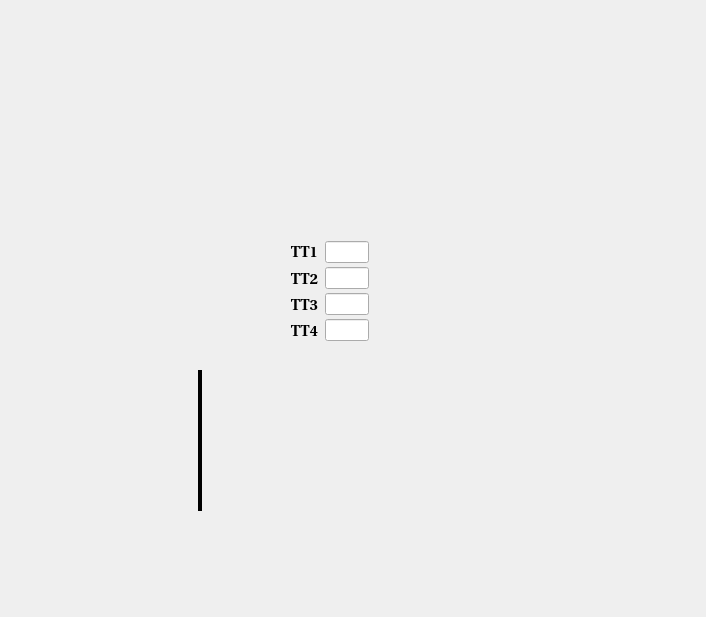
<?xml version="1.0" encoding="UTF-8"?>
<ui version="4.0">
 <class>Form</class>
 <widget class="QWidget" name="Form">
  <property name="geometry">
   <rect>
    <x>0</x>
    <y>0</y>
    <width>706</width>
    <height>617</height>
   </rect>
  </property>
  <property name="windowTitle">
   <string>Form</string>
  </property>
  <widget class="QLabel" name="label_28">
   <property name="geometry">
    <rect>
     <x>260</x>
     <y>190</y>
     <width>20</width>
     <height>20</height>
    </rect>
   </property>
   <property name="maximumSize">
    <size>
     <width>31</width>
     <height>50</height>
    </size>
   </property>
   <property name="styleSheet">
    <string notr="true">background-color: transparent;
</string>
   </property>
   <property name="text">
    <string/>
   </property>
   <property name="pixmap">
    <pixmap>images/retangulo_vermelho_v2.png</pixmap>
   </property>
   <property name="scaledContents">
    <bool>true</bool>
   </property>
   <property name="alignment">
    <set>Qt::AlignCenter</set>
   </property>
  </widget>
  <widget class="QLabel" name="label_12">
   <property name="geometry">
    <rect>
     <x>100</x>
     <y>50</y>
     <width>5</width>
     <height>81</height>
    </rect>
   </property>
   <property name="maximumSize">
    <size>
     <width>5</width>
     <height>250</height>
    </size>
   </property>
   <property name="text">
    <string/>
   </property>
   <property name="pixmap">
    <pixmap>images/barra_preta_v2.png</pixmap>
   </property>
   <property name="scaledContents">
    <bool>true</bool>
   </property>
   <property name="alignment">
    <set>Qt::AlignCenter</set>
   </property>
  </widget>
  <widget class="QLabel" name="label_20">
   <property name="geometry">
    <rect>
     <x>150</x>
     <y>305</y>
     <width>31</width>
     <height>31</height>
    </rect>
   </property>
   <property name="maximumSize">
    <size>
     <width>31</width>
     <height>31</height>
    </size>
   </property>
   <property name="styleSheet">
    <string notr="true">background-color: transparent;
</string>
   </property>
   <property name="text">
    <string/>
   </property>
   <property name="pixmap">
    <pixmap>images/retangulo_verde_v2.png</pixmap>
   </property>
   <property name="scaledContents">
    <bool>true</bool>
   </property>
   <property name="alignment">
    <set>Qt::AlignCenter</set>
   </property>
  </widget>
  <widget class="QLabel" name="label_5">
   <property name="geometry">
    <rect>
     <x>80</x>
     <y>180</y>
     <width>121</width>
     <height>16</height>
    </rect>
   </property>
   <property name="text">
    <string/>
   </property>
   <property name="pixmap">
    <pixmap>images/barra_verde_v2.png</pixmap>
   </property>
   <property name="scaledContents">
    <bool>true</bool>
   </property>
  </widget>
  <widget class="QLabel" name="label_53">
   <property name="geometry">
    <rect>
     <x>10</x>
     <y>28</y>
     <width>20</width>
     <height>20</height>
    </rect>
   </property>
   <property name="sizePolicy">
    <sizepolicy hsizetype="Preferred" vsizetype="Preferred">
     <horstretch>0</horstretch>
     <verstretch>0</verstretch>
    </sizepolicy>
   </property>
   <property name="minimumSize">
    <size>
     <width>20</width>
     <height>20</height>
    </size>
   </property>
   <property name="maximumSize">
    <size>
     <width>20</width>
     <height>20</height>
    </size>
   </property>
   <property name="styleSheet">
    <string notr="true">background-color: transparent;</string>
   </property>
   <property name="text">
    <string/>
   </property>
   <property name="pixmap">
    <pixmap>images/circulo_vermelho_v2.png</pixmap>
   </property>
   <property name="scaledContents">
    <bool>true</bool>
   </property>
   <property name="alignment">
    <set>Qt::AlignCenter</set>
   </property>
  </widget>
  <widget class="Line" name="line_2">
   <property name="geometry">
    <rect>
     <x>180</x>
     <y>370</y>
     <width>41</width>
     <height>141</height>
    </rect>
   </property>
   <property name="sizePolicy">
    <sizepolicy hsizetype="Fixed" vsizetype="Maximum">
     <horstretch>0</horstretch>
     <verstretch>0</verstretch>
    </sizepolicy>
   </property>
   <property name="minimumSize">
    <size>
     <width>16</width>
     <height>10</height>
    </size>
   </property>
   <property name="maximumSize">
    <size>
     <width>16777215</width>
     <height>150</height>
    </size>
   </property>
   <property name="styleSheet">
    <string notr="true">background-color: transparent;
</string>
   </property>
   <property name="frameShadow">
    <enum>QFrame::Plain</enum>
   </property>
   <property name="lineWidth">
    <number>4</number>
   </property>
   <property name="orientation">
    <enum>Qt::Vertical</enum>
   </property>
  </widget>
  <widget class="QLabel" name="label_23">
   <property name="geometry">
    <rect>
     <x>420</x>
     <y>370</y>
     <width>41</width>
     <height>41</height>
    </rect>
   </property>
   <property name="minimumSize">
    <size>
     <width>41</width>
     <height>41</height>
    </size>
   </property>
   <property name="text">
    <string/>
   </property>
   <property name="pixmap">
    <pixmap>images/mask.png</pixmap>
   </property>
   <property name="scaledContents">
    <bool>true</bool>
   </property>
  </widget>
  <widget class="QLabel" name="label_30">
   <property name="geometry">
    <rect>
     <x>90</x>
     <y>20</y>
     <width>31</width>
     <height>31</height>
    </rect>
   </property>
   <property name="maximumSize">
    <size>
     <width>31</width>
     <height>31</height>
    </size>
   </property>
   <property name="styleSheet">
    <string notr="true">background-color: transparent;</string>
   </property>
   <property name="text">
    <string/>
   </property>
   <property name="pixmap">
    <pixmap>images/circulo_vermelho_v2.png</pixmap>
   </property>
   <property name="scaledContents">
    <bool>true</bool>
   </property>
   <property name="alignment">
    <set>Qt::AlignCenter</set>
   </property>
  </widget>
  <widget class="QWidget" name="layoutWidget">
   <property name="geometry">
    <rect>
     <x>160</x>
     <y>550</y>
     <width>131</width>
     <height>22</height>
    </rect>
   </property>
   <layout class="QHBoxLayout" name="horizontalLayout_2">
    <property name="spacing">
     <number>0</number>
    </property>
    <item>
     <widget class="QLabel" name="label_13">
      <property name="sizePolicy">
       <sizepolicy hsizetype="Preferred" vsizetype="Fixed">
        <horstretch>0</horstretch>
        <verstretch>0</verstretch>
       </sizepolicy>
      </property>
      <property name="minimumSize">
       <size>
        <width>3</width>
        <height>2</height>
       </size>
      </property>
      <property name="maximumSize">
       <size>
        <width>200</width>
        <height>2</height>
       </size>
      </property>
      <property name="text">
       <string/>
      </property>
      <property name="pixmap">
       <pixmap>images/barra_preta_v2.png</pixmap>
      </property>
      <property name="scaledContents">
       <bool>true</bool>
      </property>
     </widget>
    </item>
    <item>
     <widget class="QLabel" name="label_14">
      <property name="minimumSize">
       <size>
        <width>30</width>
        <height>20</height>
       </size>
      </property>
      <property name="maximumSize">
       <size>
        <width>30</width>
        <height>20</height>
       </size>
      </property>
      <property name="text">
       <string/>
      </property>
      <property name="pixmap">
       <pixmap>images/valvula_vermelha_v2.png</pixmap>
      </property>
      <property name="scaledContents">
       <bool>true</bool>
      </property>
      <property name="alignment">
       <set>Qt::AlignCenter</set>
      </property>
      <property name="buddy">
       <cstring>GV1</cstring>
      </property>
     </widget>
    </item>
    <item>
     <widget class="QLabel" name="label_33">
      <property name="sizePolicy">
       <sizepolicy hsizetype="Preferred" vsizetype="Fixed">
        <horstretch>0</horstretch>
        <verstretch>0</verstretch>
       </sizepolicy>
      </property>
      <property name="minimumSize">
       <size>
        <width>3</width>
        <height>2</height>
       </size>
      </property>
      <property name="maximumSize">
       <size>
        <width>200</width>
        <height>2</height>
       </size>
      </property>
      <property name="text">
       <string/>
      </property>
      <property name="pixmap">
       <pixmap>images/barra_preta_v2.png</pixmap>
      </property>
      <property name="scaledContents">
       <bool>true</bool>
      </property>
     </widget>
    </item>
    <item>
     <widget class="QLabel" name="label_29">
      <property name="minimumSize">
       <size>
        <width>30</width>
        <height>20</height>
       </size>
      </property>
      <property name="maximumSize">
       <size>
        <width>30</width>
        <height>20</height>
       </size>
      </property>
      <property name="text">
       <string/>
      </property>
      <property name="pixmap">
       <pixmap>images/valvula_vermelha_v2.png</pixmap>
      </property>
      <property name="scaledContents">
       <bool>true</bool>
      </property>
      <property name="alignment">
       <set>Qt::AlignCenter</set>
      </property>
      <property name="buddy">
       <cstring>GV1</cstring>
      </property>
     </widget>
    </item>
    <item>
     <widget class="QLabel" name="label_19">
      <property name="sizePolicy">
       <sizepolicy hsizetype="Preferred" vsizetype="Fixed">
        <horstretch>0</horstretch>
        <verstretch>0</verstretch>
       </sizepolicy>
      </property>
      <property name="minimumSize">
       <size>
        <width>3</width>
        <height>2</height>
       </size>
      </property>
      <property name="maximumSize">
       <size>
        <width>200</width>
        <height>2</height>
       </size>
      </property>
      <property name="text">
       <string/>
      </property>
      <property name="pixmap">
       <pixmap>images/barra_preta_v2.png</pixmap>
      </property>
      <property name="scaledContents">
       <bool>true</bool>
      </property>
     </widget>
    </item>
   </layout>
  </widget>
  <widget class="QLabel" name="label_16">
   <property name="geometry">
    <rect>
     <x>50</x>
     <y>300</y>
     <width>61</width>
     <height>41</height>
    </rect>
   </property>
   <property name="sizePolicy">
    <sizepolicy hsizetype="Preferred" vsizetype="Preferred">
     <horstretch>0</horstretch>
     <verstretch>0</verstretch>
    </sizepolicy>
   </property>
   <property name="maximumSize">
    <size>
     <width>61</width>
     <height>41</height>
    </size>
   </property>
   <property name="styleSheet">
    <string notr="true">background-color: transparent;</string>
   </property>
   <property name="text">
    <string/>
   </property>
   <property name="pixmap">
    <pixmap>images/valvula_verde_v2.png</pixmap>
   </property>
   <property name="scaledContents">
    <bool>true</bool>
   </property>
  </widget>
  <widget class="QLabel" name="label_9">
   <property name="geometry">
    <rect>
     <x>290</x>
     <y>60</y>
     <width>64</width>
     <height>2</height>
    </rect>
   </property>
   <property name="sizePolicy">
    <sizepolicy hsizetype="Preferred" vsizetype="Fixed">
     <horstretch>0</horstretch>
     <verstretch>0</verstretch>
    </sizepolicy>
   </property>
   <property name="minimumSize">
    <size>
     <width>3</width>
     <height>2</height>
    </size>
   </property>
   <property name="maximumSize">
    <size>
     <width>200</width>
     <height>5</height>
    </size>
   </property>
   <property name="text">
    <string/>
   </property>
   <property name="pixmap">
    <pixmap>images/barra_preta_v2.png</pixmap>
   </property>
   <property name="scaledContents">
    <bool>true</bool>
   </property>
  </widget>
  <widget class="QLabel" name="label_40">
   <property name="geometry">
    <rect>
     <x>50</x>
     <y>380</y>
     <width>2</width>
     <height>150</height>
    </rect>
   </property>
   <property name="minimumSize">
    <size>
     <width>2</width>
     <height>50</height>
    </size>
   </property>
   <property name="maximumSize">
    <size>
     <width>2</width>
     <height>150</height>
    </size>
   </property>
   <property name="text">
    <string/>
   </property>
   <property name="pixmap">
    <pixmap>images/barra_preta_v2.png</pixmap>
   </property>
   <property name="scaledContents">
    <bool>true</bool>
   </property>
  </widget>
  <widget class="QLabel" name="label_7">
   <property name="geometry">
    <rect>
     <x>270</x>
     <y>50</y>
     <width>30</width>
     <height>20</height>
    </rect>
   </property>
   <property name="minimumSize">
    <size>
     <width>30</width>
     <height>20</height>
    </size>
   </property>
   <property name="maximumSize">
    <size>
     <width>30</width>
     <height>20</height>
    </size>
   </property>
   <property name="text">
    <string/>
   </property>
   <property name="pixmap">
    <pixmap>images/valvula_vermelha_v2.png</pixmap>
   </property>
   <property name="scaledContents">
    <bool>true</bool>
   </property>
   <property name="alignment">
    <set>Qt::AlignCenter</set>
   </property>
   <property name="buddy">
    <cstring>GV1</cstring>
   </property>
  </widget>
  <widget class="QLabel" name="label_25">
   <property name="geometry">
    <rect>
     <x>185</x>
     <y>240</y>
     <width>51</width>
     <height>51</height>
    </rect>
   </property>
   <property name="maximumSize">
    <size>
     <width>51</width>
     <height>51</height>
    </size>
   </property>
   <property name="text">
    <string/>
   </property>
   <property name="pixmap">
    <pixmap>images/gamma_shutter_open.png</pixmap>
   </property>
   <property name="scaledContents">
    <bool>true</bool>
   </property>
  </widget>
  <widget class="QWidget" name="layoutWidget_2">
   <property name="geometry">
    <rect>
     <x>290</x>
     <y>240</y>
     <width>101</width>
     <height>103</height>
    </rect>
   </property>
   <layout class="QHBoxLayout" name="horizontalLayout_10">
    <item>
     <layout class="QVBoxLayout" name="verticalLayout_9">
      <property name="spacing">
       <number>2</number>
      </property>
      <item>
       <widget class="QLabel" name="label_49">
        <property name="font">
         <font>
          <family>Utopia</family>
          <pointsize>11</pointsize>
          <weight>75</weight>
          <bold>true</bold>
         </font>
        </property>
        <property name="text">
         <string>TT1</string>
        </property>
        <property name="alignment">
         <set>Qt::AlignCenter</set>
        </property>
       </widget>
      </item>
      <item>
       <widget class="QLabel" name="label_50">
        <property name="font">
         <font>
          <family>Utopia</family>
          <pointsize>11</pointsize>
          <weight>75</weight>
          <bold>true</bold>
         </font>
        </property>
        <property name="text">
         <string>TT2</string>
        </property>
        <property name="alignment">
         <set>Qt::AlignCenter</set>
        </property>
       </widget>
      </item>
      <item>
       <widget class="QLabel" name="label_51">
        <property name="font">
         <font>
          <family>Utopia</family>
          <pointsize>11</pointsize>
          <weight>75</weight>
          <bold>true</bold>
         </font>
        </property>
        <property name="text">
         <string>TT3</string>
        </property>
        <property name="alignment">
         <set>Qt::AlignCenter</set>
        </property>
       </widget>
      </item>
      <item>
       <widget class="QLabel" name="label_52">
        <property name="font">
         <font>
          <family>Utopia</family>
          <pointsize>11</pointsize>
          <weight>75</weight>
          <bold>true</bold>
         </font>
        </property>
        <property name="text">
         <string>TT4</string>
        </property>
        <property name="alignment">
         <set>Qt::AlignCenter</set>
        </property>
       </widget>
      </item>
     </layout>
    </item>
    <item>
     <layout class="QHBoxLayout" name="horizontalLayout_9">
      <property name="spacing">
       <number>2</number>
      </property>
      <item>
       <layout class="QVBoxLayout" name="verticalLayout_6">
        <property name="spacing">
         <number>3</number>
        </property>
        <item>
         <widget class="PyDMLineEdit" name="PyDMLineEdit">
          <property name="toolTip">
           <string/>
          </property>
          <property name="whatsThis">
           <string>
    Writeable text field to send and display channel values
    </string>
          </property>
          <property name="readOnly">
           <bool>true</bool>
          </property>
         </widget>
        </item>
        <item>
         <widget class="PyDMLineEdit" name="PyDMLineEdit_2">
          <property name="toolTip">
           <string/>
          </property>
          <property name="whatsThis">
           <string>
    Writeable text field to send and display channel values
    </string>
          </property>
          <property name="readOnly">
           <bool>true</bool>
          </property>
         </widget>
        </item>
        <item>
         <widget class="PyDMLineEdit" name="PyDMLineEdit_3">
          <property name="toolTip">
           <string/>
          </property>
          <property name="whatsThis">
           <string>
    Writeable text field to send and display channel values
    </string>
          </property>
          <property name="readOnly">
           <bool>true</bool>
          </property>
         </widget>
        </item>
        <item>
         <widget class="PyDMLineEdit" name="PyDMLineEdit_4">
          <property name="toolTip">
           <string/>
          </property>
          <property name="whatsThis">
           <string>
    Writeable text field to send and display channel values
    </string>
          </property>
          <property name="readOnly">
           <bool>true</bool>
          </property>
         </widget>
        </item>
       </layout>
      </item>
      <item>
       <layout class="QVBoxLayout" name="verticalLayout_7">
        <property name="spacing">
         <number>1</number>
        </property>
        <property name="sizeConstraint">
         <enum>QLayout::SetDefaultConstraint</enum>
        </property>
        <item>
         <widget class="QLabel" name="label_41">
          <property name="sizePolicy">
           <sizepolicy hsizetype="Preferred" vsizetype="Preferred">
            <horstretch>0</horstretch>
            <verstretch>0</verstretch>
           </sizepolicy>
          </property>
          <property name="minimumSize">
           <size>
            <width>20</width>
            <height>20</height>
           </size>
          </property>
          <property name="maximumSize">
           <size>
            <width>20</width>
            <height>20</height>
           </size>
          </property>
          <property name="styleSheet">
           <string notr="true">background-color: transparent;</string>
          </property>
          <property name="text">
           <string/>
          </property>
          <property name="pixmap">
           <pixmap>images/led_red.png</pixmap>
          </property>
          <property name="scaledContents">
           <bool>true</bool>
          </property>
          <property name="alignment">
           <set>Qt::AlignCenter</set>
          </property>
         </widget>
        </item>
        <item>
         <widget class="QLabel" name="label_42">
          <property name="sizePolicy">
           <sizepolicy hsizetype="Preferred" vsizetype="Preferred">
            <horstretch>0</horstretch>
            <verstretch>0</verstretch>
           </sizepolicy>
          </property>
          <property name="minimumSize">
           <size>
            <width>20</width>
            <height>20</height>
           </size>
          </property>
          <property name="maximumSize">
           <size>
            <width>20</width>
            <height>20</height>
           </size>
          </property>
          <property name="styleSheet">
           <string notr="true">background-color: transparent;</string>
          </property>
          <property name="text">
           <string/>
          </property>
          <property name="pixmap">
           <pixmap>images/led_red.png</pixmap>
          </property>
          <property name="scaledContents">
           <bool>true</bool>
          </property>
          <property name="alignment">
           <set>Qt::AlignCenter</set>
          </property>
         </widget>
        </item>
        <item>
         <widget class="QLabel" name="label_43">
          <property name="sizePolicy">
           <sizepolicy hsizetype="Preferred" vsizetype="Preferred">
            <horstretch>0</horstretch>
            <verstretch>0</verstretch>
           </sizepolicy>
          </property>
          <property name="minimumSize">
           <size>
            <width>20</width>
            <height>20</height>
           </size>
          </property>
          <property name="maximumSize">
           <size>
            <width>20</width>
            <height>20</height>
           </size>
          </property>
          <property name="styleSheet">
           <string notr="true">background-color: transparent;</string>
          </property>
          <property name="text">
           <string/>
          </property>
          <property name="pixmap">
           <pixmap>images/led_red.png</pixmap>
          </property>
          <property name="scaledContents">
           <bool>true</bool>
          </property>
          <property name="alignment">
           <set>Qt::AlignCenter</set>
          </property>
         </widget>
        </item>
        <item>
         <widget class="QLabel" name="label_44">
          <property name="sizePolicy">
           <sizepolicy hsizetype="Preferred" vsizetype="Preferred">
            <horstretch>0</horstretch>
            <verstretch>0</verstretch>
           </sizepolicy>
          </property>
          <property name="minimumSize">
           <size>
            <width>20</width>
            <height>20</height>
           </size>
          </property>
          <property name="maximumSize">
           <size>
            <width>20</width>
            <height>20</height>
           </size>
          </property>
          <property name="styleSheet">
           <string notr="true">background-color: transparent;</string>
          </property>
          <property name="text">
           <string/>
          </property>
          <property name="pixmap">
           <pixmap>images/led_red.png</pixmap>
          </property>
          <property name="scaledContents">
           <bool>true</bool>
          </property>
          <property name="alignment">
           <set>Qt::AlignCenter</set>
          </property>
         </widget>
        </item>
       </layout>
      </item>
     </layout>
    </item>
   </layout>
  </widget>
  <widget class="QLabel" name="label_2">
   <property name="geometry">
    <rect>
     <x>50</x>
     <y>245</y>
     <width>61</width>
     <height>41</height>
    </rect>
   </property>
   <property name="maximumSize">
    <size>
     <width>61</width>
     <height>41</height>
    </size>
   </property>
   <property name="text">
    <string/>
   </property>
   <property name="pixmap">
    <pixmap>images/valvula_vermelha_v2.png</pixmap>
   </property>
   <property name="scaledContents">
    <bool>true</bool>
   </property>
  </widget>
  <widget class="QLabel" name="label_17">
   <property name="geometry">
    <rect>
     <x>115</x>
     <y>250</y>
     <width>31</width>
     <height>31</height>
    </rect>
   </property>
   <property name="maximumSize">
    <size>
     <width>31</width>
     <height>31</height>
    </size>
   </property>
   <property name="styleSheet">
    <string notr="true">background-color: transparent;</string>
   </property>
   <property name="text">
    <string/>
   </property>
   <property name="pixmap">
    <pixmap>images/circulo_vermelho_v2.png</pixmap>
   </property>
   <property name="scaledContents">
    <bool>true</bool>
   </property>
  </widget>
  <widget class="QLabel" name="label_18">
   <property name="geometry">
    <rect>
     <x>115</x>
     <y>305</y>
     <width>31</width>
     <height>31</height>
    </rect>
   </property>
   <property name="maximumSize">
    <size>
     <width>31</width>
     <height>31</height>
    </size>
   </property>
   <property name="styleSheet">
    <string notr="true">background-color: transparent;
</string>
   </property>
   <property name="text">
    <string/>
   </property>
   <property name="pixmap">
    <pixmap>images/circulo_verde_v2.png</pixmap>
   </property>
   <property name="scaledContents">
    <bool>true</bool>
   </property>
   <property name="alignment">
    <set>Qt::AlignCenter</set>
   </property>
  </widget>
  <widget class="QLabel" name="label_8">
   <property name="geometry">
    <rect>
     <x>210</x>
     <y>60</y>
     <width>64</width>
     <height>2</height>
    </rect>
   </property>
   <property name="sizePolicy">
    <sizepolicy hsizetype="Preferred" vsizetype="Fixed">
     <horstretch>0</horstretch>
     <verstretch>0</verstretch>
    </sizepolicy>
   </property>
   <property name="minimumSize">
    <size>
     <width>3</width>
     <height>2</height>
    </size>
   </property>
   <property name="maximumSize">
    <size>
     <width>200</width>
     <height>2</height>
    </size>
   </property>
   <property name="text">
    <string/>
   </property>
   <property name="pixmap">
    <pixmap>images/barra_preta_v2.png</pixmap>
   </property>
   <property name="scaledContents">
    <bool>true</bool>
   </property>
  </widget>
  <widget class="QLabel" name="label_24">
   <property name="geometry">
    <rect>
     <x>250</x>
     <y>470</y>
     <width>41</width>
     <height>41</height>
    </rect>
   </property>
   <property name="minimumSize">
    <size>
     <width>41</width>
     <height>41</height>
    </size>
   </property>
   <property name="maximumSize">
    <size>
     <width>41</width>
     <height>41</height>
    </size>
   </property>
   <property name="text">
    <string/>
   </property>
   <property name="pixmap">
    <pixmap>images/slit.png</pixmap>
   </property>
   <property name="scaledContents">
    <bool>true</bool>
   </property>
  </widget>
  <widget class="QLabel" name="label_4">
   <property name="geometry">
    <rect>
     <x>70</x>
     <y>150</y>
     <width>151</width>
     <height>20</height>
    </rect>
   </property>
   <property name="text">
    <string/>
   </property>
   <property name="pixmap">
    <pixmap>images/barra_vermelha_v2.png</pixmap>
   </property>
   <property name="scaledContents">
    <bool>true</bool>
   </property>
  </widget>
  <widget class="QLabel" name="label_54">
   <property name="geometry">
    <rect>
     <x>10</x>
     <y>152</y>
     <width>20</width>
     <height>20</height>
    </rect>
   </property>
   <property name="minimumSize">
    <size>
     <width>20</width>
     <height>20</height>
    </size>
   </property>
   <property name="maximumSize">
    <size>
     <width>20</width>
     <height>20</height>
    </size>
   </property>
   <property name="styleSheet">
    <string notr="true">background-color: transparent;
</string>
   </property>
   <property name="text">
    <string/>
   </property>
   <property name="pixmap">
    <pixmap>images/retangulo_vermelho_v2.png</pixmap>
   </property>
   <property name="scaledContents">
    <bool>true</bool>
   </property>
   <property name="alignment">
    <set>Qt::AlignCenter</set>
   </property>
  </widget>
  <widget class="QLabel" name="label_26">
   <property name="geometry">
    <rect>
     <x>185</x>
     <y>295</y>
     <width>51</width>
     <height>51</height>
    </rect>
   </property>
   <property name="maximumSize">
    <size>
     <width>51</width>
     <height>51</height>
    </size>
   </property>
   <property name="text">
    <string/>
   </property>
   <property name="pixmap">
    <pixmap>images/gamma_shutter_closed.png</pixmap>
   </property>
   <property name="scaledContents">
    <bool>true</bool>
   </property>
  </widget>
  <widget class="QLabel" name="label_27">
   <property name="geometry">
    <rect>
     <x>150</x>
     <y>250</y>
     <width>31</width>
     <height>31</height>
    </rect>
   </property>
   <property name="maximumSize">
    <size>
     <width>31</width>
     <height>31</height>
    </size>
   </property>
   <property name="styleSheet">
    <string notr="true">background-color: transparent;
</string>
   </property>
   <property name="text">
    <string/>
   </property>
   <property name="pixmap">
    <pixmap>images/retangulo_vermelho_v2.png</pixmap>
   </property>
   <property name="scaledContents">
    <bool>true</bool>
   </property>
   <property name="alignment">
    <set>Qt::AlignCenter</set>
   </property>
  </widget>
  <widget class="QLabel" name="label_6">
   <property name="geometry">
    <rect>
     <x>100</x>
     <y>380</y>
     <width>25</width>
     <height>5</height>
    </rect>
   </property>
   <property name="sizePolicy">
    <sizepolicy hsizetype="Preferred" vsizetype="Fixed">
     <horstretch>0</horstretch>
     <verstretch>0</verstretch>
    </sizepolicy>
   </property>
   <property name="minimumSize">
    <size>
     <width>5</width>
     <height>5</height>
    </size>
   </property>
   <property name="maximumSize">
    <size>
     <width>200</width>
     <height>5</height>
    </size>
   </property>
   <property name="text">
    <string/>
   </property>
   <property name="pixmap">
    <pixmap>images/barra_preta_v2.png</pixmap>
   </property>
   <property name="scaledContents">
    <bool>true</bool>
   </property>
  </widget>
  <widget class="QLabel" name="label_21">
   <property name="geometry">
    <rect>
     <x>230</x>
     <y>190</y>
     <width>20</width>
     <height>20</height>
    </rect>
   </property>
   <property name="maximumSize">
    <size>
     <width>31</width>
     <height>50</height>
    </size>
   </property>
   <property name="styleSheet">
    <string notr="true">background-color: transparent;</string>
   </property>
   <property name="text">
    <string/>
   </property>
   <property name="pixmap">
    <pixmap>images/circulo_vermelho_v2.png</pixmap>
   </property>
   <property name="scaledContents">
    <bool>true</bool>
   </property>
  </widget>
  <widget class="QLabel" name="label_22">
   <property name="geometry">
    <rect>
     <x>250</x>
     <y>370</y>
     <width>41</width>
     <height>41</height>
    </rect>
   </property>
   <property name="text">
    <string/>
   </property>
   <property name="pixmap">
    <pixmap>images/xbpm.png</pixmap>
   </property>
   <property name="scaledContents">
    <bool>true</bool>
   </property>
  </widget>
  <widget class="QLabel" name="label_55">
   <property name="geometry">
    <rect>
     <x>10</x>
     <y>50</y>
     <width>2</width>
     <height>100</height>
    </rect>
   </property>
   <property name="minimumSize">
    <size>
     <width>2</width>
     <height>50</height>
    </size>
   </property>
   <property name="maximumSize">
    <size>
     <width>2</width>
     <height>100</height>
    </size>
   </property>
   <property name="layoutDirection">
    <enum>Qt::LeftToRight</enum>
   </property>
   <property name="text">
    <string/>
   </property>
   <property name="pixmap">
    <pixmap>images/barra_preta_v2.png</pixmap>
   </property>
   <property name="scaledContents">
    <bool>true</bool>
   </property>
   <property name="alignment">
    <set>Qt::AlignCenter</set>
   </property>
  </widget>
 </widget>
 <customwidgets>
  <customwidget>
   <class>PyDMLineEdit</class>
   <extends>QLineEdit</extends>
   <header>pydm.widgets.line_edit</header>
  </customwidget>
 </customwidgets>
 <resources/>
 <connections/>
</ui>
